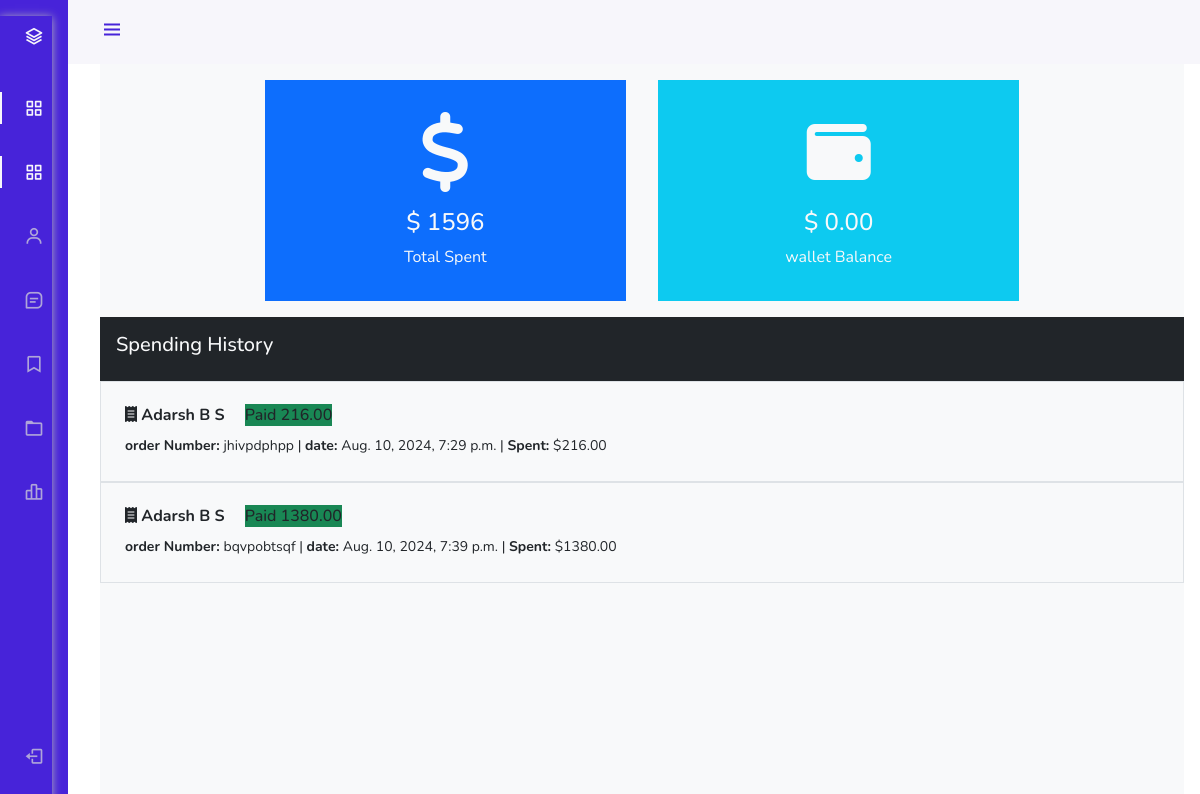
Before: /dashboard/wallet/ (signed in) with the older database file.
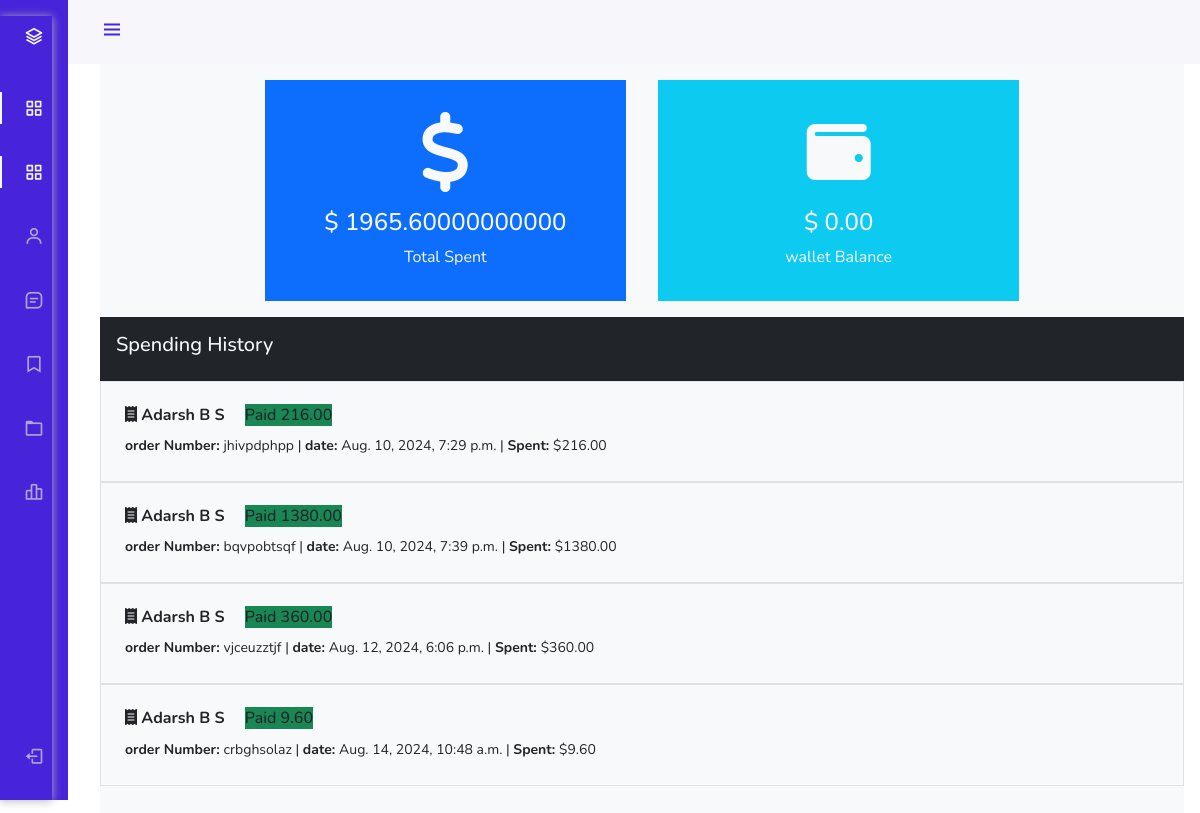
After: the same page with the newer database file.
### hotel/models.py (models this page shows, shortened)
class Booking(models.Model):
    user = models.ForeignKey(User,on_delete=models.SET_NULL ,null=True,blank=True)
    payment_status = models.CharField(max_length=100, choices=PAYMENT_STATUS)
    coupons=models.ManyToManyField('hotel.Coupon', blank=True)
    full_name = models.CharField(max_length=1000)
    email = models.EmailField(max_length=254)
    phone = models.CharField(max_length=50)
    hotel =models.ForeignKey(Hotel, on_delete=models.SET_NULL,null=True,blank=True)
    room_type = models.ForeignKey(RoomType,on_delete=models.SET_NULL,null=True,blank=True)
    room = models.ManyToManyField(Room)
    before_discount = models.DecimalField( max_digits=12, decimal_places=2,default=0)
    total = models.DecimalField( max_digits=12, decimal_places=2,default=0)
    saved = models.DecimalField( max_digits=12, decimal_places=2,default=0)
    check_in_date= models.DateField()
    check_out_date= models.DateField()
    total_days=models.PositiveIntegerField()
    num_adults=models.PositiveIntegerField()
    num_children=models.PositiveIntegerField()
    check_in = models.BooleanField(default=False)
    check_out = models.BooleanField(default=False)
    is_active = models.BooleanField(default=False)
    checked_in_tracker = models.BooleanField(default=False)
    checked_out_tracker = models.BooleanField(default=False)
    date = models.DateTimeField(auto_now_add=True)
    strip_payment_intent = models.CharField(max_length=1000, null=True, blank=True)
    success_id = ShortUUIDField(unique=True, length=10, max_length=20, alphabet='abcdefghijklmnopqrstuvwxyz', null=True , blank=True)
    booking_id=  ShortUUIDField(unique=True, length=10, max_length=20, alphabet='abcdefghijklmnopqrstuvwxyz')

class Hotel(models.Model):
    user = models.ForeignKey(User,on_delete=models.SET_NULL,null=True)
    name = models.CharField(max_length=100)
    description = CKEditor5Field(null=True,blank=True, config_name='extends')
    image = models.FileField(upload_to='hotel_galley')
    address = models.CharField(max_length=200)
    mobile = models.CharField(max_length=50)
    email = models.EmailField(max_length=110)
    status = models.CharField(max_length=20,choices=HOTEL_STATUS ,default='Live')
    tag=TaggableManager(blank=True)
    views=models.IntegerField(default=0)
    featured=models.BooleanField(default=False)
    hid = ShortUUIDField(unique=True, length=10, max_length=20, alphabet='abcdefghijklmnopqrstuvwxyz')
    slug= models.SlugField(unique=True)
    date= models.DateTimeField(auto_now_add=True)

### user_dashboard/views.py (the view)
# urls.py: path('wallet/',views.wallet,name="wallet"),
@login_required
def wallet(request):
    bookings = Booking.objects.filter(user=request.user,payment_status="Paid")
    total_spent = Booking.objects.filter(user=request.user,payment_status='Paid').aggregate(amount=models.Sum("total"))
    wallet_balance = request.user.profile.wallet
    context={
        'bookings':bookings,
        'total_spent': total_spent,
        'wallet_balance':wallet_balance
    }
    return render(request, 'user_dashboard/wallet.html',context)

### templates/user_dashboard/wallet.html (shortened to what this page needs)
{% load static%}
<!DOCTYPE html>
<html lang="en">
<head>
    <link rel="stylesheet" href="https://cdn.jsdelivr.net/npm/bootstrap@4.3.1/dist/css/bootstrap.min.css">
<link href="https://cdn.jsdelivr.net/npm/bootstrap@5.0.0-beta1/dist/css/bootstrap.min.css" rel="stylesheet">
<link href="https://cdn.jsdelivr.net/npm/boxicons@latest/css/boxicons.min.css" rel="stylesheet">
<link rel="stylesheet" href="{% static "css/style.css" %}">
</head>
<body id="body-pd">
    <header class="header" id="header">
        <div class="header_toggle"> <i class='bx bx-menu' id="header-toggle"></i> </div>
    </header>
    <div class="l-navbar" id="nav-bar">
        <nav class="nav">
            <div> <a href="#" class="nav_logo"> <i class='bx bx-layer nav_logo-icon'></i> <span class="nav_logo-name">BBBootstrap</span> </a>
                <div class="nav_list"> <a href="{% url 'user_dashboard:dashboard' %}" class="nav_link active"> <i class='bx bx-grid-alt nav_icon'></i> <span class="nav_name">Dashboard</span> </a>  <a href="{% url 'user_dashboard:bookings' %}" class="nav_link active"> <i class='bx bx-grid-alt nav_icon'></i> <span class="nav_name">All bookings</span> </a> <a href="{% url 'user_dashboard:profile' %}" class="nav_link"> <i class='bx bx-user nav_icon'></i> <span class="nav_name">My Profile</span> </a> <a href="{% url 'user_dashboard:notifications' %}" class="nav_link"> <i class='bx bx-message-square-detail nav_icon'></i> <span class="nav_name">Notifications</span> </a> <a href="{% url 'user_dashboard:bookmark' %}" class="nav_link"> <i class='bx bx-bookmark nav_icon'></i> <span class="nav_name">Bookmark</span> </a> <a href="{% url 'user_dashboard:wallet' %}" class="nav_link"> <i class='bx bx-folder nav_icon'></i> <span class="nav_name">Wallet</span> </a> <a href="{% url 'user_dashboard:change_password' %}" class="nav_link"> <i class='bx bx-bar-chart-alt-2 nav_icon'></i> <span class="nav_name">change Password</span> </a> </div>
            </div> <a href="{% url 'userauths:logOut' %}" class="nav_link"> <i class='bx bx-log-out nav_icon'></i> <span class="nav_name">SignOut</span> </a>
        </nav>
    </div>
    <div class="height-100 bg-light">
            <div class="container-fluid">
                <div class="row text-center text-light justify-content-center">
                    <div class="col-4 m-3 p-3 bg-primary">
                        <i class="fa-solid fa-dollar-sign fa-5x my-3"></i>
                        <h4>$ {{total_spent.amount}}</h4>
                        <p class="pb-0 mb-0">Total Spent</p>
                    </div>
                    <div class="col-4 m-3 p-3 bg-info">
                        <i class="fa-solid fa-wallet fa-4x my-4"></i>
                        <h4>$ {{wallet_balance}}</h4>
                        <p>wallet Balance</p>
                    </div>
                </div>
           </div>
           <div class="container ">
            <div class="row">
                <div class="bg-dark text-light p-3">
                    <h5>Spending History</h5>
                </div>
                {% for b in bookings %}
                <div class="content p-4 border">
                     <h6><i class="fas fa-receipt"></i><b> {{b.hotel.name}}</b> <span class="bg-success ml-3"> {{b.payment_status}} {{b.total}}</span></h6>
                     <small><b>order Number: </b> {{b.booking_id}}  |  <b>date: </b> {{b.date}} | <b>Spent: </b> ${{b.total}}</small>
                </div>
                {% endfor %}
            </div>
           </div>
     </div>
</body>
</html>

Changed rows visible on the page:
added Booking: hotel.name "Adarsh B S", payment_status "Paid", total "360.00", booking_id "vjceuzztjf", date "Aug. 12, 2024, 6:06 p.m."
added Booking: hotel.name "Adarsh B S", payment_status "Paid", total "9.60", booking_id "crbghsolaz", date "Aug. 14, 2024, 10:48 a.m."
Other visible differences:
{{ total_spent.amount }}: "1596" → "1965.60000000000"
